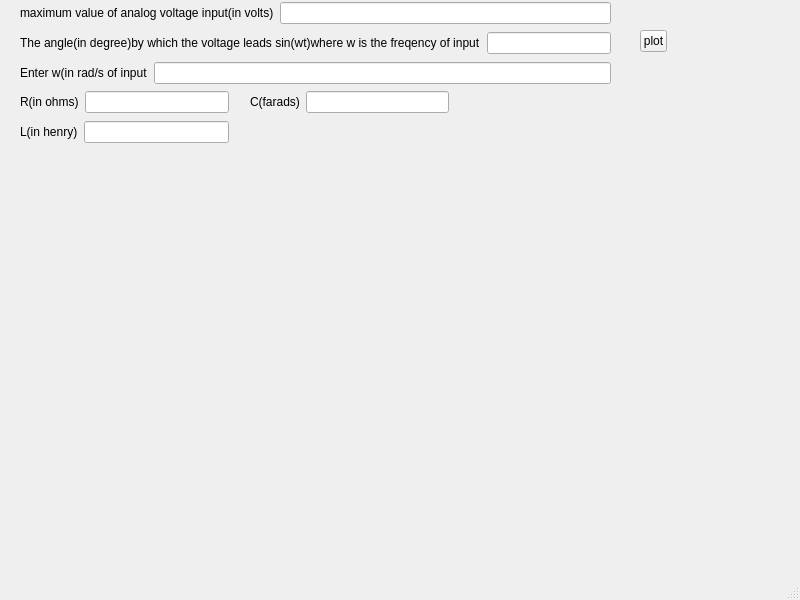
<?xml version="1.0" encoding="UTF-8"?>
<ui version="4.0">
 <class>MainWindow</class>
 <widget class="QMainWindow" name="MainWindow">
  <property name="geometry">
   <rect>
    <x>0</x>
    <y>0</y>
    <width>800</width>
    <height>600</height>
   </rect>
  </property>
  <property name="windowTitle">
   <string>MainWindow</string>
  </property>
  <widget class="QWidget" name="centralwidget">
   <widget class="QCustomPlot" name="customPlot" native="true">
    <property name="geometry">
     <rect>
      <x>10</x>
      <y>149</y>
      <width>491</width>
      <height>411</height>
     </rect>
    </property>
   </widget>
   <widget class="QLabel" name="label_pic">
    <property name="geometry">
     <rect>
      <x>510</x>
      <y>100</y>
      <width>291</width>
      <height>311</height>
     </rect>
    </property>
    <property name="text">
     <string/>
    </property>
   </widget>
   <widget class="QToolButton" name="toolButton">
    <property name="geometry">
     <rect>
      <x>640</x>
      <y>30</y>
      <width>27</width>
      <height>22</height>
     </rect>
    </property>
    <property name="text">
     <string>plot</string>
    </property>
   </widget>
   <widget class="QWidget" name="layoutWidget">
    <property name="geometry">
     <rect>
      <x>20</x>
      <y>0</y>
      <width>591</width>
      <height>86</height>
     </rect>
    </property>
    <layout class="QVBoxLayout" name="verticalLayout">
     <item>
      <layout class="QHBoxLayout" name="horizontalLayout">
       <item>
        <widget class="QLabel" name="label">
         <property name="text">
          <string>maximum value of analog voltage input(in volts)</string>
         </property>
        </widget>
       </item>
       <item>
        <widget class="QLineEdit" name="lineEdit"/>
       </item>
      </layout>
     </item>
     <item>
      <layout class="QHBoxLayout" name="horizontalLayout_5">
       <item>
        <widget class="QLabel" name="label_5">
         <property name="text">
          <string>The angle(in degree)by which the voltage leads sin(wt)where w is the freqency of input</string>
         </property>
        </widget>
       </item>
       <item>
        <widget class="QLineEdit" name="lineEdit_5"/>
       </item>
      </layout>
     </item>
     <item>
      <layout class="QHBoxLayout" name="horizontalLayout_6">
       <item>
        <widget class="QLabel" name="label_6">
         <property name="text">
          <string>Enter w(in rad/s of input</string>
         </property>
        </widget>
       </item>
       <item>
        <widget class="QLineEdit" name="lineEdit_6"/>
       </item>
      </layout>
     </item>
    </layout>
   </widget>
   <widget class="QWidget" name="layoutWidget">
    <property name="geometry">
     <rect>
      <x>20</x>
      <y>90</y>
      <width>209</width>
      <height>24</height>
     </rect>
    </property>
    <layout class="QHBoxLayout" name="horizontalLayout_3">
     <item>
      <widget class="QLabel" name="label_2">
       <property name="text">
        <string>R(in ohms)</string>
       </property>
      </widget>
     </item>
     <item>
      <widget class="QLineEdit" name="lineEdit_2"/>
     </item>
    </layout>
   </widget>
   <widget class="QWidget" name="layoutWidget">
    <property name="geometry">
     <rect>
      <x>250</x>
      <y>90</y>
      <width>199</width>
      <height>24</height>
     </rect>
    </property>
    <layout class="QHBoxLayout" name="horizontalLayout_4">
     <item>
      <widget class="QLabel" name="label_3">
       <property name="text">
        <string>C(farads)</string>
       </property>
      </widget>
     </item>
     <item>
      <widget class="QLineEdit" name="lineEdit_3"/>
     </item>
    </layout>
   </widget>
   <widget class="QWidget" name="layoutWidget">
    <property name="geometry">
     <rect>
      <x>20</x>
      <y>120</y>
      <width>209</width>
      <height>24</height>
     </rect>
    </property>
    <layout class="QHBoxLayout" name="horizontalLayout_7">
     <item>
      <widget class="QLabel" name="label_4">
       <property name="text">
        <string>L(in henry)</string>
       </property>
      </widget>
     </item>
     <item>
      <widget class="QLineEdit" name="lineEdit_4"/>
     </item>
    </layout>
   </widget>
  </widget>
  <widget class="QMenuBar" name="menubar">
   <property name="geometry">
    <rect>
     <x>0</x>
     <y>0</y>
     <width>800</width>
     <height>26</height>
    </rect>
   </property>
  </widget>
  <widget class="QStatusBar" name="statusbar"/>
 </widget>
 <customwidgets>
  <customwidget>
   <class>QCustomPlot</class>
   <extends>QWidget</extends>
   <header>qcustomplot.h</header>
   <container>1</container>
  </customwidget>
 </customwidgets>
 <resources/>
 <connections/>
</ui>
